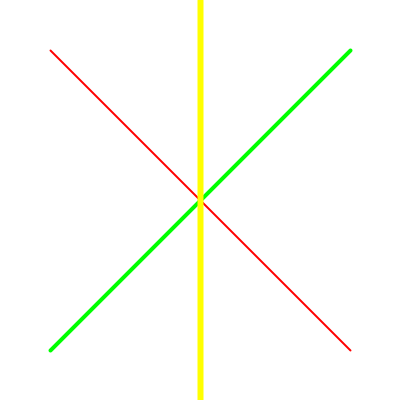
Frame 1 (no input)
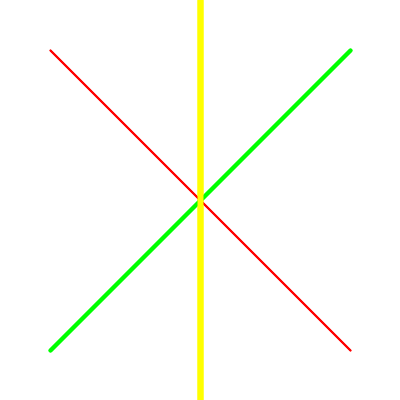
Frame 2 (the mouse pressed at the canvas centre, redrawn once)

The Processing sketch that drew these frames (run headless with seeded random() and noise(); the mouse was pressed at the canvas centre and the sketch redrawn once):

// Processing sketch: sketch_3_1
// ── sketch_3_1.pde
void setup() {
  size(400, 400);
  background(255);
}

void draw() {
  strokeWeight(2);
  stroke(255, 0, 0);
  line(50, 50, 350, 350);

  strokeWeight(4);
  stroke(0, 255, 0);
  line(350, 50, 50, 350);

  strokeWeight(6);
  stroke(255, 255, 0);
  line(200, 0, 200, 400);

  noLoop();
}
